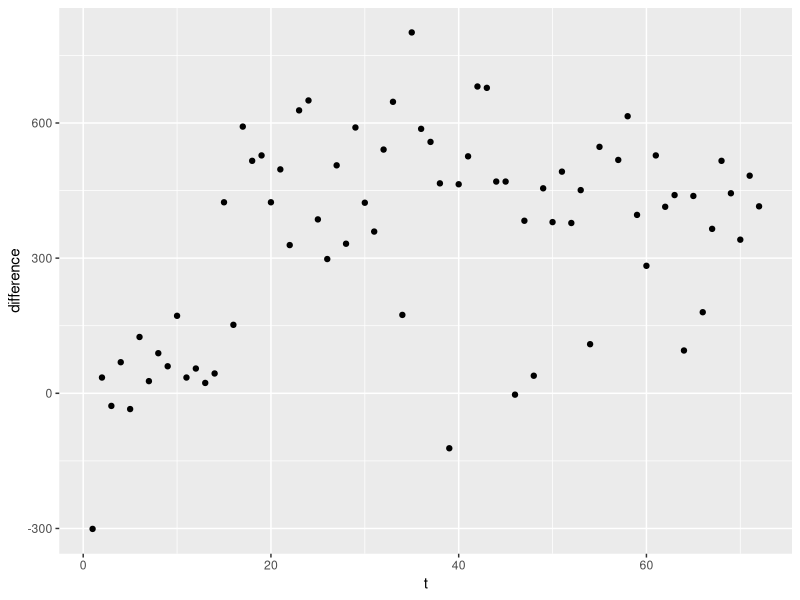

This figure's R source:
library(DEoptim)
library(ggplot2)

# get data loaded in ####
model.data <- read.csv('generated_data/extracted-data-niw.csv')

##likelihood Normal, equal sd##

log.likelihood<-function(x, mu, sigma){
  return(dnorm(x,mu,sigma,log=T))
}

likelihood<-function(data, mu, sigma){
  log.lik<-sum(mapply(log.likelihood,data, mu, sigma))
  return(log.lik)
}

##Model predit##
linear.model.predict<-function(t,a,b){
  rt<-a+b*t
  return(rt)
}

constant.model.predict<-function(s){
  rt<-s
  return(rt)
}

exponential.model.predict<-function(t,a,b,c){
  rt<-a+b*exp(c*t)
  return(rt)
}
power.model.predict<-function(t,a,b,c){
  rt<-a+b*t^(c)
  return(rt)
}
constant.piecewise.model.predict<-function(t,a,b,c){
  if(t<c){
    rt<- a
  }
  if(t>=c){
    rt<- a + b
  }
  return(rt)
}
linear.piecewise.model.predict<-function(t,a,b,c,d,e){
  if(t < c){
    rt <-a + b*t
  }
  if(t >= c){
    rt <-d + e*(t-c+1)
  }
  return(rt)
}
exponential.piecewise.model.predict<-function(t,a,b,c,d,e,f,g){
  if(t<d){
    rt<-a+b*exp(c*t)
  }
  if(t>=d){
    rt<-e+f*exp(g*(t-d+1))
  }
  return(rt)
}
power.piecewise.model.predict<-function(t,a,b,c,d,e,f,g){
  if(t<d){
    rt<-a + b*t^(c)
  }
  if(t>=d){
    rt<-e + f*(t-d+1)^(g)
  }
  return(rt)
}



##fit function##
subject.fit.MLE<-function(subject.data){
  
  subject.data<-subject.data
  
  constant.fit<-function(params){
    t<-subject.data$t
    a<-params[1]
    sigma <- params[2]
    a.log.lik <- -dnorm(a, mean=0, sd=500, log=T)
    subject.data$model.predict<-mapply(constant.model.predict,a)
    lik<-likelihood(subject.data$difference, subject.data$model.predict, sigma)
    return(-lik + a.log.lik)
  }
  
  linear.fit<-function(params){
    t<-subject.data$t
    a<-params[1]
    b<-params[2]
    subject.data$model.predict<-mapply(linear.model.predict,t,a,b)
    lik<-likelihood(subject.data$difference, subject.data$model.predict)
    return(-lik)
  }
  
  exponential.fit<-function(params){
    t<-subject.data$t
    a<-params[1]
    b<-params[2]
    c<-params[3]
    subject.data$model.predict<-mapply(exponential.model.predict,t,a,b,c)
    lik<-likelihood(subject.data$difference, subject.data$model.predict)
    return(-lik)
  }
  
  power.fit<-function(params){
    t<-subject.data$t
    a<-params[1]
    b<-params[2]
    c<-params[3]
    d<-params[4]
    subject.data$model.predict<-mapply(power.model.predict,t,a,b,c)
    lik<-likelihood(subject.data$difference, subject.data$model.predict)
    return(-lik)
  }
  
  constant.piecewise.fit<-function(params){
    t<-subject.data$t
    a<-params[1]
    b<-params[2]
    c<-params[3]
    sigma <- params[4]
    a.log.lik <- -dnorm(a, mean=0, sd=500, log=T)
    b.log.lik <- -dgamma(b, shape=2.618034, rate=0.00809017, log=T)
    c.log.lik <- -log(1/72)
    subject.data$model.predict<-mapply(constant.piecewise.model.predict,t,a,b,c)
    lik<-likelihood(subject.data$difference, subject.data$model.predict, sigma)
    return(-lik + a.log.lik + b.log.lik + c.log.lik)
  }
  
  linear.piecewise.fit<-function(params){
    t<-subject.data$t
    a<-params[1]
    b<-params[2]
    c<-params[3]
    d<-params[4]
    e<-params[5]
    subject.data$model.predict<-mapply(linear.piecewise.model.predict,t,a,b,c,d,e)
    lik<-likelihood(subject.data$difference, subject.data$model.predict)
    return(-lik)
  }
  
  exponential.piecewise.fit<-function(params){
    t<-subject.data$t
    a<-params[1]
    b<-params[2]
    c<-params[3]
    d<-params[4]
    e<-params[5]
    f<-params[6]
    g<-params[7]
    subject.data$model.predict<-mapply(exponential.piecewise.model.predict,t,a,b,c,d,e,f,g)
    lik<-likelihood(subject.data$difference, subject.data$model.predict)
    return(-lik)
  }
  
  power.piecewise.fit<-function(params){
    t<-subject.data$t
    a<-params[1]
    b<-params[2]
    c<-params[3]
    d<-params[4]
    e<-params[5]
    f<-params[6]
    g<-params[7]
    h<-params[8]
    i<-params[9]
    subject.data$model.predict<-mapply(power.piecewise.model.predict,t,a,b,c,d,e,f,g)
    lik<-likelihood(subject.data$difference, subject.data$model.predict)
    return(-lik)
  }
  
  constant<-DEoptim(constant.fit, lower=c(-2001, 10),upper=c(2001, 1000))
  # linear<-DEoptim(linear.fit,lower=c(-2001, -27),upper=c(2001,27))
  # exponential<-DEoptim(exponential.fit,lower=c(-2001,-5,-1),upper=c(2001,5,0))
  # power<-DEoptim(power.fit,lower=c(-2001,-5,-1),upper=c(2001,0,0))
  constant.piecewise    <- DEoptim(constant.piecewise.fit,    lower = c(-2001,-2001,0, 10),                          upper=c(2001,2001,72, 1000), fnMap=function(params){ params[3] = round(params[3]); return(params)})
  # linear.piecewise      <- DEoptim(linear.piecewise.fit,      lower = c(-2001, 0, 0,-2001, 0),                  upper=c(2001,27,72,2001,27))
  # exponential.piecewise <- DEoptim(exponential.piecewise.fit, lower = c(-2001,-1000, -25, 0, -2001, -1000, -25), upper=c(2001,0,0,72,2001,0,0))
  # power.piecewise       <- DEoptim(power.piecewise.fit,       lower = c(-2001,-1000, -25, 0, -2001, -1000, -25), upper=c(2001,0,0,72,2001,0,0))
  
  constant.values<-list('intercept'=constant$optim$bestmem[1], 'sigma'=constant$optim$bestmem[2], 'Likelihood'=constant$optim$bestval)
  # linear.values<-list ('intercept'=linear$optim$bestmem[1],'slope'=linear$optim$bestmem[2], 'Likelihood'=linear$optim$bestval)
  # exponential.values<-list('intercept'=exponential$optim$bestmem[1], 'base'= exponential$optim$bestmem[2],'rate'=exponential$optim$bestmem[3], 'Likelihood'=exponential$optim$bestval)
  # power.values<-list('intercept'=power$optim$bestmem[1],'base'=power$optim$bestmem[2],'rate'=power$optim$bestmem[3],'Likelihood'=power$optim$bestval)
  constant.piecewise.values<-list('intercept'=constant.piecewise$optim$bestmem[1],'intercept.2'=constant.piecewise$optim$bestmem[2],'split'=constant.piecewise$optim$bestmem[3], 'sigma'=constant.piecewise$optim$bestmem[4], 'Likelihood'=constant.piecewise$optim$bestval)
  # linear.piecewise.values<-list('intercept'=linear.piecewise$optim$bestmem[1], 'slope'=linear.piecewise$optim$bestmem[2], 'split'= linear.piecewise$optim$bestmem[3],'intercept.2'=linear.piecewise$optim$bestmem[4], 'slope.2'=linear.piecewise$optim$bestmem[5],  'Likelihood'=linear.piecewise$optim$bestval)
  # exponential.piecewise.values<-list('intercept'=exponential.piecewise$optim$bestmem[1],'base'=exponential.piecewise$optim$bestmem[2], 'rate'=exponential.piecewise$optim$bestmem[3],'split'=exponential.piecewise$optim$bestmem[4],'intercept.2'= exponential.piecewise$optim$bestmem[5], 'base.2'=exponential.piecewise$optim$bestmem[6],'rate.2'=exponential.piecewise$optim$bestmem[7],   'Likelihood'=exponential.piecewise$optim$bestval)
  # power.piecewise.values<-list('intercept'=power.piecewise$optim$bestmem[1], 'base' = power.piecewise$optim$bestmem[2], 'rate'=power.piecewise$optim$bestmem[3],'split'=power.piecewise$optim$bestmem[4],'intercept.2'= power.piecewise$optim$bestmem[5], 'base.2'=power.piecewise$optim$bestmem[6], 'rate.2'=power.piecewise$optim$bestmem[7],'Likelihood'=power.piecewise$optim$bestval)
  
  out <-list(
    constant=constant.values,
    # 'linear'=linear.values,
    # 'exponential'=exponential.values,
    # 'power'=power.values,
    constant.piecewise=constant.piecewise.values
    # linear.piecewise=linear.piecewise.values,
    # power.piecewise=power.piecewise.values,
    # exponential.piecewise=exponential.piecewise.values
  )
  
  return(out)
}

# fake data to verify that power law is working
# fake.data <- data.frame(t=1:72)
# fake.data$difference <- sapply(fake.data$t,function(x){ return(exponential.piecewise.model.predict(x, -200, -100, -1, 40, 400, -400, -1)) })
# plot(difference ~ t, data=fake.data)
all.subject.fits <- list()
for(i in 201){
  ## run test case ####
  which.subject <- i
  subject.data <- subset(model.data, subject==which.subject)
  #subject.data <- fake.data
  fit <- subject.fit.MLE(subject.data)
  fit$subject_id <- i
  all.subject.fits[[i]] <- fit
}

ggplot(subset(model.data, subject==201), aes(x=t, y=difference)) + geom_point()

# 
# line.fit <- expand.grid(t=1:72, model=c('constant.piecewise', 'linear.piecewise', 'power.piecewise', 'exponential.piecewise'))
# 
# line.fit$difference <- mapply(function(m,t){
#   if(m == 'constant.piecewise'){
#     return(constant.piecewise.model.predict(t,
#                                             fit$constant.piecewise$intercept,
#                                             fit$constant.piecewise$intercept.2,
#                                             fit$constant.piecewise$split))
#   }
#   if(m == 'linear.piecewise'){
#     return(linear.piecewise.model.predict(t,
#                                           fit$linear.piecewise$intercept,
#                                           fit$linear.piecewise$slope,
#                                           fit$linear.piecewise$split,
#                                           fit$linear.piecewise$intercept.2,
#                                           fit$linear.piecewise$slope.2))
#   }
#   if(m == 'exponential.piecewise'){
#     return(exponential.piecewise.model.predict(t,
#                                             fit$exponential.piecewise$intercept,
#                                             fit$exponential.piecewise$base,
#                                             fit$exponential.piecewise$rate,
#                                             fit$exponential.piecewise$split,
#                                             fit$exponential.piecewise$intercept.2,
#                                             fit$exponential.piecewise$base.2,
#                                             fit$exponential.piecewise$rate.2))
#   }
#   if(m == 'power.piecewise'){
#     return(power.piecewise.model.predict(t,
#                                          fit$power.piecewise$intercept,
#                                          fit$power.piecewise$base,
#                                          fit$power.piecewise$rate,
#                                          fit$power.piecewise$split,
#                                          fit$power.piecewise$intercept.2,
#                                          fit$power.piecewise$base.2,
#                                          fit$power.piecewise$rate.2))
#   }
# },line.fit$model, line.fit$t)
# 
# ggplot(subject.data, aes(x=t, y=difference)) + 
#   geom_point()+
#   geom_line(data=line.fit, aes(color=model), size=1)
